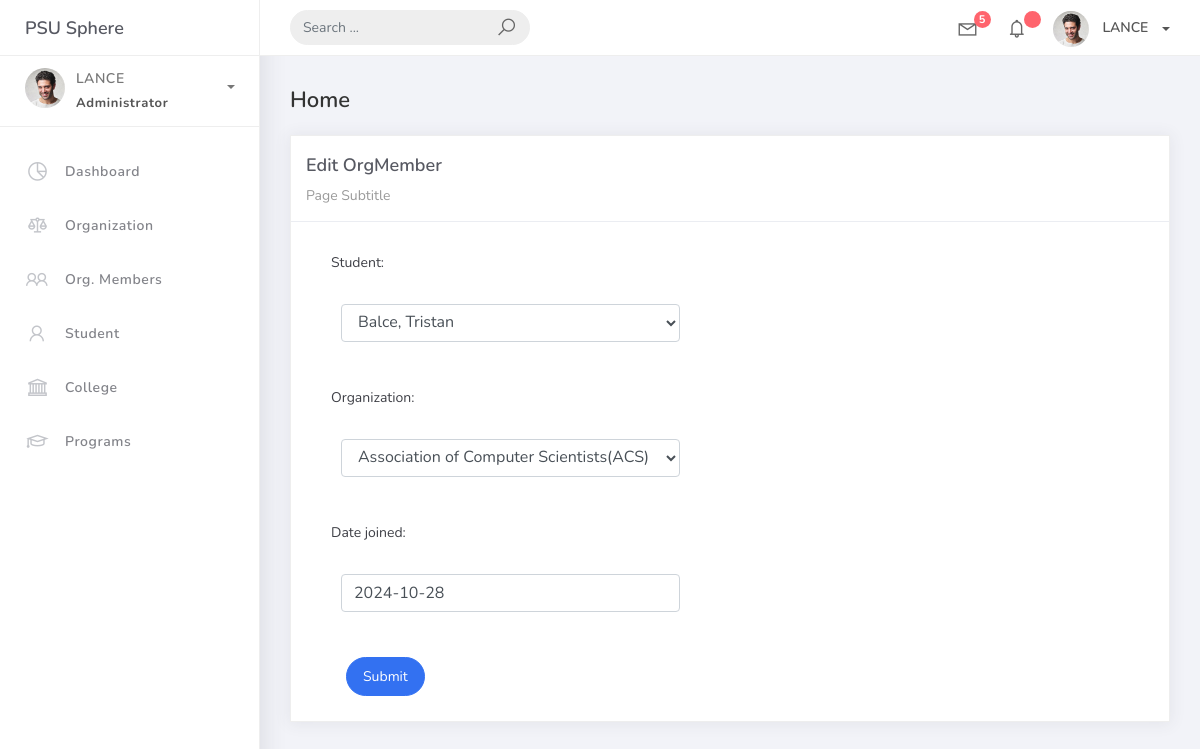
The page /orgmember_list/1 on the database its author committed.
### studentorg/models.py (models this page shows, shortened)
class BaseModel (models.Model):
    created_at = models.DateTimeField(auto_now_add=True, db_index=True)
    updated_at = models.DateTimeField(auto_now=True)
    class Meta:
        abstract = True

class OrgMember(BaseModel):
    student = models.ForeignKey(Student, on_delete=models.CASCADE)
    organization = models.ForeignKey(Organization, on_delete=models.CASCADE)
    date_joined = models.DateField()

### studentorg/views.py (the view, shortened to what this page needs)
# urls.py: path('orgmember_list/<pk>', OrgMemberUpdateView.as_view(), name='orgmember-update'),
class OrgMemberUpdateView(UpdateView):
    model = OrgMember
    fields = "__all__"
    template_name = 'orgmember_edit.html'
    success_url = reverse_lazy('orgmember-list')

### studentorg/models.py (called while the page is built)
    def __str__(self):
        return self.name

    def __str__(self) -> str:
        return f"{self.lastname}, {self.firstname}"

### templates/orgmember_edit.html
{% extends 'base.html' %} {% load static %} {% block content %}
<div class="content">
    <div class="container-fluid">
        <h4 class="page-title">Home</h4>
        <div class="row">
            <div class="col-md-12">
                <div class="card">
                    <div class="card-header">
                        <div class="card-title">Edit OrgMember</div>
                        <div class="card-category">Page Subtitle</div>
                    </div>
                    <div class="col-md-6">
                        <div class="card-body">
                            <form class="" action="" method="post" novalidate>
                                {% csrf_token %} {% include 'includes/form.html' %}
                                <div class="form-group">
                                    <div class="col-md-12 col-sm-3">
                                        <button type="submit" class="btn btn-primary btn-rounded">Submit</button>
                                    </div>
                                </div>
                            </form>
                        </div>
                    </div>
                </div>
            </div>
        </div>
    </div>
</div>
{% endblock %}

### templates/includes/form.html (shortened to what this page needs)
{% load widget_tweaks %}
{% for field in form %}
<div class="field item form-group">
    <label>{{ field.label_tag }}</label>
    <div class="form-group">
        {% render_field field class="form-control" %}
    </div>
</div>
{% endfor %}

### rows shown on the page
OrgMember: student "Balce, Tristan" "Association of Computer Scientists(ACS)" "2024-10-28"

### other values the page prints
{{ field.label_tag }} "Student:" "Organization:" "Date joined:"
